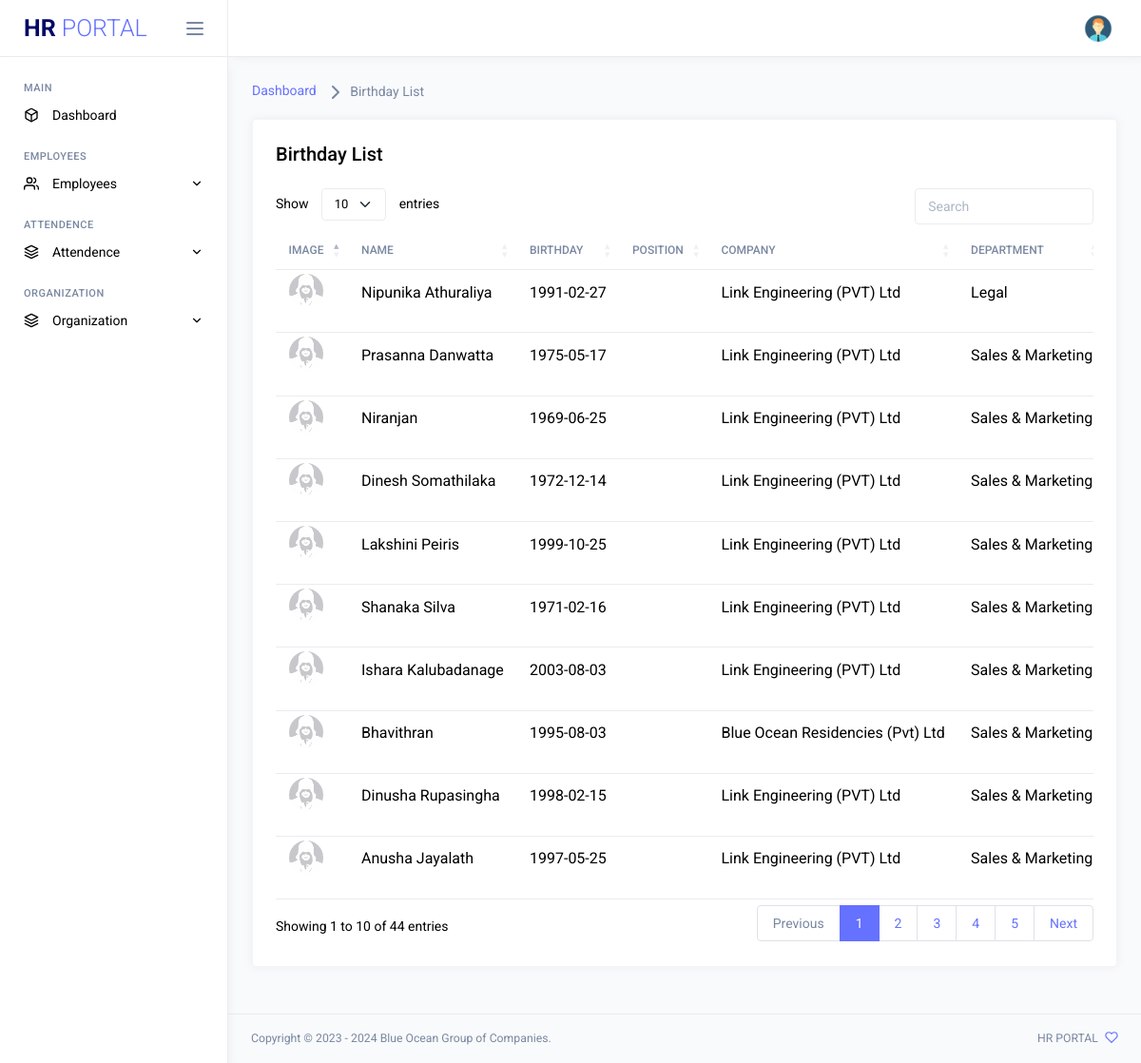
Page /Birthdays-List.php (signed in) on the committed database.
### tables this page shows
CREATE TABLE `b_employees` (
  `E_id` int(11) NOT NULL,
  `E_Fname` varchar(256) DEFAULT NULL,
  `E_Mname` varchar(256) DEFAULT NULL,
  `E_Lname` varchar(256) DEFAULT NULL,
  `E_Sname` varchar(256) DEFAULT NULL,
  `E_Bday` date DEFAULT NULL,
  `E_NIC` varchar(50) DEFAULT NULL,
  `E_Religion` varchar(256) DEFAULT NULL,
  `E_PAddress` text DEFAULT NULL,
  `E_TAddress` text DEFAULT NULL,
  `E_Mobile` int(15) DEFAULT NULL,
  `E_Landno` int(15) DEFAULT NULL,
  `E_PEmail` varchar(256) DEFAULT NULL,
  `E_MaritalStatus` varchar(256) DEFAULT NULL,
  `E_Gender` varchar(256) DEFAULT NULL,
  `E_law` varchar(256) DEFAULT NULL,
  `E_lawDT` varchar(256) DEFAULT NULL,
  `E_health` varchar(256) DEFAULT NULL,
  `E_healthDT` text DEFAULT NULL,
  `E_email` varchar(256) DEFAULT NULL,
  `E_emergency_Name` varchar(256) DEFAULT NULL,
  `E_emergency_Reletionship` varchar(256) DEFAULT NULL,
  `E_emergency_CNumber` varchar(256) DEFAULT NULL,
  `E_Company` int(11) DEFAULT NULL,
  `E_Number` varchar(50) DEFAULT NULL,
  `E_Jdate` date DEFAULT NULL,
  `E_Status` varchar(256) DEFAULT NULL,
  `E_Cmobile` varchar(50) DEFAULT NULL,
  `E_Department` int(11) DEFAULT NULL,
  `E_Position` varchar(256) DEFAULT NULL,
  `E_Image` text DEFAULT NULL,
  `E_Active_no` int(11) DEFAULT 0,
  `FP_Id` int(11) DEFAULT NULL,
  `good_name` varchar(100) DEFAULT NULL,
  `emp_location_id` int(11) DEFAULT NULL
);

CREATE TABLE `company` (
  `C_id` int(11) NOT NULL,
  `C_name` varchar(256) NOT NULL,
  `C_EPFNo` varchar(50) NOT NULL
);

CREATE TABLE `department` (
  `D_id` int(11) NOT NULL,
  `Department_Name` varchar(256) NOT NULL,
  `company` int(11) NOT NULL
);

### include/session.php (called while the page is built, shortened)
<?php
$session_id=$_SESSION['U_id'];
?>

### Birthdays-List.php (the view, shortened to what this page needs)
<?php include 'include/dbConnection.php';?>
<?php include 'include/session.php';?>
<html lang="en">
<head>
	<link rel="stylesheet" href="assets/vendors/core/core.css">
	<link rel="stylesheet" href="assets/vendors/datatables.net-bs5/dataTables.bootstrap5.css">
	<link rel="stylesheet" href="https://cdn.datatables.net/rowreorder/1.3.3/css/rowReorder.dataTables.min.css">
	<link rel="stylesheet" href="https://cdn.datatables.net/responsive/2.4.1/css/responsive.dataTables.min.css">
	<link rel="stylesheet" href="assets/fonts/feather-font/css/iconfont.css">
	<link rel="stylesheet" href="assets/vendors/flag-icon-css/css/flag-icon.min.css">
	<link rel="stylesheet" href="assets/css/demo1/style.min.css">
</head>
<body>
	<div class="main-wrapper">
	<?php include_once 'include/side-navi.php' ?>
	<div class="page-wrapper">
	<?php include_once 'include/top_navi.php' ?>
			<div class="page-content">
				<nav class="page-breadcrumb">
					<ol class="breadcrumb">
						<li class="breadcrumb-item"><a href="dashboard.php">Dashboard</a></li>
            			<li class="breadcrumb-item active" aria-current="page"><i data-feather="chevron-right"></i> Birthday List</a></li>
					</ol>
				</nav>
				<div class="row">
					<div class="col-md-12 grid-margin stretch-card">
            	<div class="card">
              <div class="card-body">
				<div class="d-flex justify-content-between align-items-center flex-wrap grid-margin">
				 <div>
					 <h4 class="mb-3 mb-md-0">Birthday List</h4>
				 </div>
			 </div>
                <div class="table-responsive">
                  <table id="dataTableExample" class="table">
                    <thead>
                      <tr>
                        <th>Image</th>
                        <th>Name</th>
                        <th>Birthday</th>
                        <th>Position</th>
                        <th>Company</th>
                        <th>Department</th>
                      </tr>
                    </thead>
                    <tbody>
						<?php
		                    $sql = 'SELECT * FROM  b_employees
								INNER JOIN company
								ON b_employees.E_Company = company.C_id
								INNER JOIN department
								ON b_employees.E_Department = department.D_id
								WHERE b_employees.E_Active_no = 0
								';
								$result = mysqli_query($conn,$sql);
								$i = 1;
								while($row = mysqli_fetch_array($result))
		                      {
	                     ?>
                      <tr>
                        <td class="py-1">
							<?php
								$E_Image = $row['E_Image'];
								if ($E_Image == null) {
									$E_Image = "empty.png";
								}
							?>
                            <img src="assets/images/employees_images/<?php echo $E_Image; ?>" alt="image">
						</td>
                        <td><?php echo $row['E_Fname']; ?> <?php echo $row['E_Lname']; ?></td>
                        <td><?php echo $row['E_Bday'] ?></td>
                        <td><?php echo $row['E_Position'] ?></td>
                        <td><?php echo $row['C_name'] ?></td>
                        <td><?php echo $row['Department_Name'] ?></td>
                      </tr>
						<?php $i++; } ?>
                    </tbody>
                  </table>
                </div>
              </div>
            </div>
					</div>
				</div>
			</div>
      <?php include_once 'include/footer.php' ?>
		</div>
	</div>
</body>
</html>

### include/side-navi.php (shortened to what this page needs)
<nav class="sidebar">
  <div class="sidebar-header">
    <a href="dashboard.php" class="sidebar-brand">
      HR<span> PORTAL</span>
    </a>
    <div class="sidebar-toggler not-active">
      <span></span>
      <span></span>
      <span></span>
    </div>
  </div>
  <div class="sidebar-body">
    <ul class="nav">
      <li class="nav-item nav-category">Main</li>
      <li class="nav-item">
        <a href="dashboard.php" class="nav-link">
          <i class="link-icon" data-feather="box"></i>
          <span class="link-title">Dashboard</span>
        </a>
      </li>
      <li class="nav-item nav-category">Employees</li>
      <li class="nav-item">
            <a class="nav-link" data-bs-toggle="collapse" href="#Employees" role="button" aria-expanded="false" aria-controls="emails">
              <i class="link-icon" data-feather="users"></i>
              <span class="link-title">Employees</span>
              <i class="link-arrow" data-feather="chevron-down"></i>
            </a>
        </li>
        <li class="nav-item nav-category">Attendence</li>
        <li class="nav-item">
              <a class="nav-link" data-bs-toggle="collapse" href="#Attendence" role="button" aria-expanded="false" aria-controls="emails">
                <i class="link-icon" data-feather="layers"></i>
                <span class="link-title">Attendence</span>
                <i class="link-arrow" data-feather="chevron-down"></i>
              </a>
          </li>
        <li class="nav-item nav-category">Organization</li>
        <li class="nav-item">
              <a class="nav-link" data-bs-toggle="collapse" href="#Company" role="button" aria-expanded="false" aria-controls="emails">
                <i class="link-icon" data-feather="layers"></i>
                <span class="link-title">Organization</span>
                <i class="link-arrow" data-feather="chevron-down"></i>
              </a>
          </li>
    </ul>
  </div>
</nav>

### include/top_navi.php (shortened to what this page needs)
<?php
$select_admin = "SELECT * FROM user WHERE U_id ='$session_id'";
$run_query = mysqli_query($conn,$select_admin);
while ($row_post = mysqli_fetch_array($run_query)){
  $E_id  = $row_post ['E_id'];
}
$SE_id = $E_id;
?>
<nav class="navbar">
  <div class="navbar-content">
    <ul class="navbar-nav">
      <li class="nav-item dropdown">
        <a class="nav-link dropdown-toggle" href="#" id="profileDropdown" role="button" data-bs-toggle="dropdown" aria-haspopup="true" aria-expanded="false">
          <?php
            if ($SE_id == '0') {
              echo '<img class="wd-30 ht-30 rounded-circle" src="assets/images/employees_images/admin-icon.png" alt="profile">';
            }
          ?>
        </a>
      </li>
    </ul>
  </div>
</nav>

### include/footer.php
<footer class="footer d-flex flex-column flex-md-row align-items-center justify-content-between px-4 py-3 border-top small">
  <p class="text-muted mb-1 mb-md-0">Copyright © 2023 - <?php $year = date("Y");  echo $year;?> Blue Ocean Group of Companies.</p>
  <p class="text-muted"> HR PORTAL <i class="mb-1 text-primary ms-1 icon-sm" data-feather="heart"></i></p>
</footer>

### rows in the picture
b_employees: E_Fname "Nipunika", E_Lname "Athuraliya", E_Bday "1991-02-27", company.C_name "Link Engineering (PVT) Ltd", department.Department_Name "Legal"
b_employees: E_Fname "Prasanna", E_Lname "Danwatta", E_Bday "1975-05-17", company.C_name "Link Engineering (PVT) Ltd", department.Department_Name "Sales & Marketing"
b_employees: E_Fname "Niranjan", E_Bday "1969-06-25", company.C_name "Link Engineering (PVT) Ltd", department.Department_Name "Sales & Marketing"
b_employees: E_Fname "Dinesh", E_Lname "Somathilaka", E_Bday "1972-12-14", company.C_name "Link Engineering (PVT) Ltd", department.Department_Name "Sales & Marketing"
b_employees: E_Fname "Lakshini", E_Lname "Peiris", E_Bday "1999-10-25", company.C_name "Link Engineering (PVT) Ltd", department.Department_Name "Sales & Marketing"
b_employees: E_Fname "Shanaka", E_Lname "Silva", E_Bday "1971-02-16", company.C_name "Link Engineering (PVT) Ltd", department.Department_Name "Sales & Marketing"
b_employees: E_Fname "Ishara", E_Lname "Kalubadanage", E_Bday "2003-08-03", company.C_name "Link Engineering (PVT) Ltd", department.Department_Name "Sales & Marketing"
b_employees: E_Fname "Bhavithran", E_Bday "1995-08-03", company.C_name "Blue Ocean Residencies (Pvt) Ltd", department.Department_Name "Sales & Marketing"
b_employees: E_Fname "Dinusha", E_Lname "Rupasingha", E_Bday "1998-02-15", company.C_name "Link Engineering (PVT) Ltd", department.Department_Name "Sales & Marketing"
b_employees: E_Fname "Anusha", E_Lname "Jayalath", E_Bday "1997-05-25", company.C_name "Link Engineering (PVT) Ltd", department.Department_Name "Sales & Marketing"
